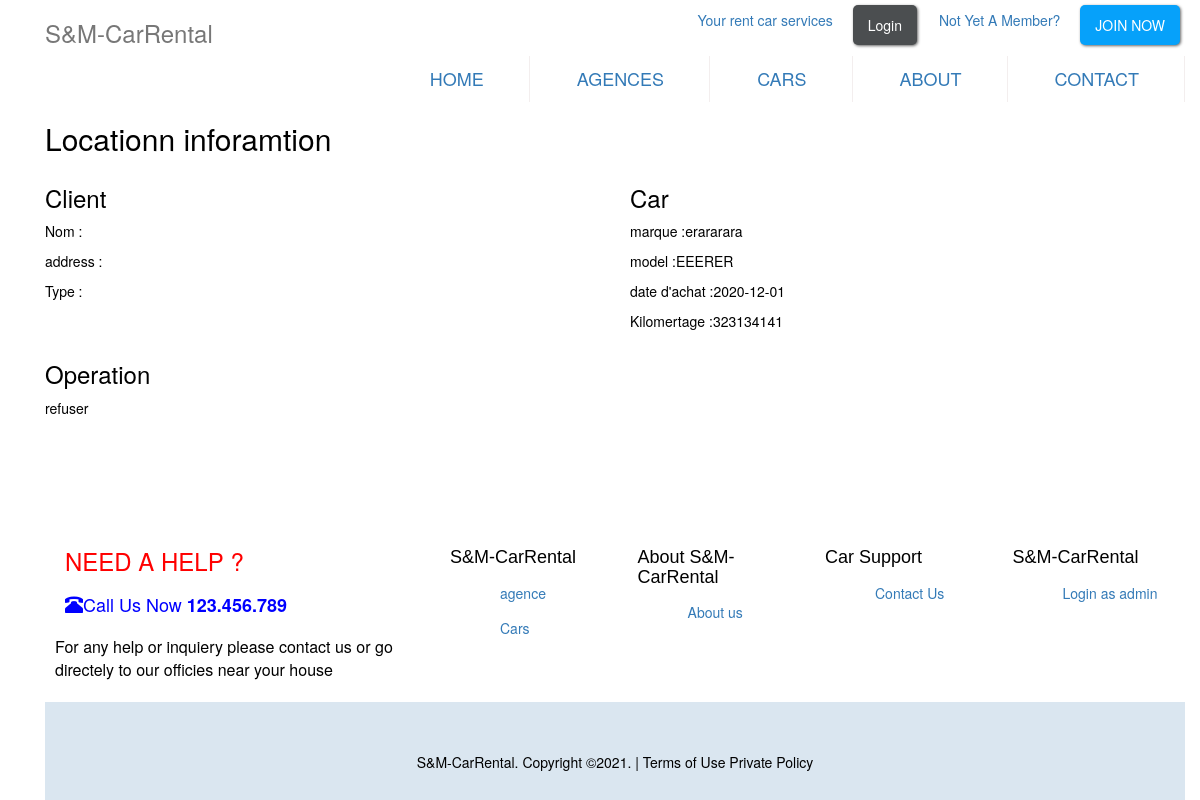
/loc.php?loc=4, run on the app's committed database.
### tables this page shows
CREATE TABLE `location` (
  `id_loc` int(11) NOT NULL,
  `date_loc` date NOT NULL,
  `date_fin_loc` date NOT NULL,
  `kelo` double DEFAULT NULL,
  `ID_AGENCE1` int(11) NOT NULL,
  `ID_AGENCE2` int(11) DEFAULT NULL,
  `NUM_CL` int(11) NOT NULL,
  `MATRICULE` varchar(100) NOT NULL,
  `valider` tinyint(1) NOT NULL DEFAULT 0 COMMENT '0 pas encore traite ;\r\n1 : refuser \r\n2 : accepter',
  `date_affectation` timestamp NOT NULL DEFAULT current_timestamp()
);

CREATE TABLE `voiture` (
  `ID_AGENCE` int(11) NOT NULL,
  `MATRICULE` varchar(20) NOT NULL,
  `DATE_D_ACHAT` date DEFAULT NULL,
  `KILOMETRAGE` decimal(10,0) DEFAULT NULL,
  `model` varchar(34) NOT NULL DEFAULT 'ibiza',
  `marque` varchar(34) NOT NULL DEFAULT 'renault',
  `img` text NOT NULL DEFAULT 'audi.jpg'
);

### loc.php (the view, shortened to what this page needs)
<!DOCTYPE html>
<html>
<head>
    <link rel="stylesheet" href="https://maxcdn.bootstrapcdn.com/bootstrap/3.3.7/css/bootstrap.min.css"
>
        <link  rel ="stylesheet"  href="./css/Style.css"
</head>
<body>
     <div class="wrapper "><div class="container">
      <?php require_once 'header.php';
require_once 'cnx.php';
 $sql="select * from clients natural join location natural join voiture natural join agence where id_loc=".$_GET['loc'];
 $rs=mysqli_query($db, $sql);
  if($row = mysqli_fetch_assoc($rs))
    {
       ?>
        <h2>Locationn  inforamtion  </h2>
           <div class="row">
           <div class="col-lg-6">
              <h3>Client </h3>
              <p>Nom :<?php echo $row['NOM_CL']; ?></p>
              <p>address :<?php echo $row['ADD_CL']; ?></p>
              <p>Type  :<?php echo $row['TYPE_CL']; ?></p>
           </div>
           <div class="col-lg-6">
                    <h3>Car </h3>
                    <p>marque :<?php echo $row['marque']; ?></p>
                 <p>model :<?php echo $row['model']; ?></p>
                 <p>date d'achat   :<?php echo $row['DATE_D_ACHAT']; ?></p>
  				<p>Kilomertage   :<?php echo $row['KILOMETRAGE']; ?></p>
            </div>
            <div class="col-lg-6">
                         <h3>Operation </h3>
                         <?php
                      if ($row["valider"] ==2){
          									echo  " <p>".' deja valider'  ."</p>";
        			   }elseif($row["valider"] ==1){
        			   						echo  " <p>".'refuser'  ."</p>";
      					}else{
                 echo '  <p ><a href="server.php?v=2&id= '.$_GET["loc"] .'" class="callnumber">valider </a></p>
                     <p><a href="server.php?v=1&id='.$_GET['loc'].'">refuser</a></p>
                     ';
                  } ?>
                </div>
            </div>
             <?php } ?>
          <br>
          <br><br><br><br>
  <?php include "footer.php" ;?>
</body>
</html>

### css/Style.css (style rules this page uses)
h1, h2, h3 ,h4,h5,p,ul,li { color: black; }

### data on the page
location: MATRICULE.marque "erararara", MATRICULE.model "EEERER", MATRICULE.DATE_D_ACHAT "2020-12-01", MATRICULE.KILOMETRAGE "323134141"
